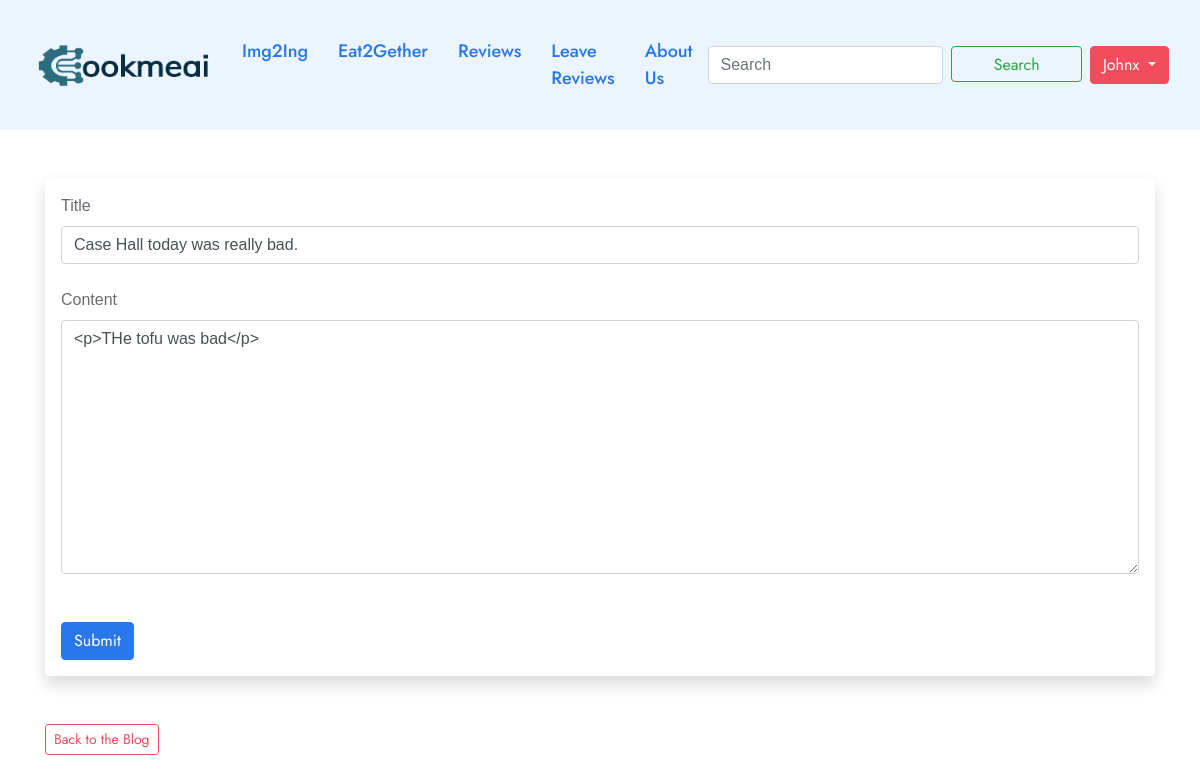
Page /posts/edit/12 (signed in) on the committed database.
### app.py (models this page shows, shortened)
class Users(db.Model, UserMixin):
    id = db.Column(db.Integer, primary_key=True)
    username = db.Column(db.String(20), nullable=False, unique=True)
    name = db.Column(db.String(200), nullable=False)
    email = db.Column(db.String(120), nullable=False, unique=True)
    about_author = db.Column(db.Text(500), nullable=True)
    profile_pic = db.Column(db.String(), nullable=True)
    date_added = db.Column(db.DateTime, default=datetime.utcnow)
    password_hash = db.Column(db.String(128))
    posts = db.relationship('Posts', backref='poster')
    @property
    def password(self):
        raise AttributeError('password is not a readable attribute!')

class Posts(db.Model):
    id = db.Column(db.Integer, primary_key=True)
    title = db.Column(db.String(255))
    content = db.Column(db.Text())
    date_posted = db.Column(db.DateTime, default=datetime.utcnow)
    slug = db.Column(db.String(255))
    poster_id = db.Column(db.Integer, db.ForeignKey('users.id'))

### app.py (the view, shortened to what this page needs)
@app.route('/posts/edit/<int:id>', methods=['GET', 'POST'])
@login_required
def edit_post(id):
    post = Posts.query.get_or_404(id)
    form = PostForm()
    if current_user.id == post.poster_id:
        form.title.data = post.title
        form.slug.data = post.slug
        form.content.data = post.content
        return render_template('edit_post.html', form=form)
    else:
        flash("You aren't authorized to edit the post")
        posts = Posts.query.order_by(Posts.date_posted)
        return render_template('posts.html', posts=posts)

### forms.py
class PostForm(FlaskForm):
    title = StringField('Title', validators=[DataRequired()])
    content = CKEditorField('Content', validators=[DataRequired()], widget=TextArea())
    slug = StringField("Slug", validators=[DataRequired()], default='')
    submit = SubmitField('Submit')

class SearchForm(FlaskForm):
    searched = StringField('Searched', validators=[DataRequired()])
    submit = SubmitField()

### app.py (called while the page is built)
@login_manager.user_loader
def load_user(user_id):
    return Users.query.get(int(user_id))

@app.context_processor
def base():
    form = SearchForm()
    return dict(form=form)

### templates/edit_post.html (shortened to what this page needs)
{% extends 'base.html' %}
{% block content %}
<br><br>
<div class="shadow p-3 mb-5 bg-body rounded">
    <form action="" method="POST">
        {{ form.title.label(class = 'form-label') }}
        {{ form.title(class='form-control') }}
        <br>
        {{ form.content.label(class = 'form-label') }}
        {{ form.content(class='form-control', rows = '10') }}
        <br>
        <br>
        {{ form.submit(class='btn btn-primary') }}
    </form>
</div>
<a href="{{ url_for('posts') }}" class="btn btn-outline-secondary btn-sm">Back to the Blog</a>
{% endblock %}

### templates/navbar.html (shortened to what this page needs)
<nav class="navbar navbar-expand-lg navbar-light bg-light">
    <div class="container-fluid">
        <a class="navbar-brand" href="{{ url_for('index') }}"><img src="{{ url_for('static', filename='images/logo/cookmeai.png') }}" style="width: 180px"></a>
        <div class="collapse navbar-collapse" id="navbarSupportedContent">
            <ul class="navbar-nav me-auto mb-2 mb-lg-0">
                <li class="nav-item">
                    <a class="nav-link active" aria-current="page" href="{{ url_for('img2ing') }}">Img2Ing</a>
                </li>
                <li class="nav-item">
                    <a class="nav-link active" aria-current="page" href="{{ url_for('eat2gether') }}">Eat2Gether</a>
                </li>
                <li class="nav-item">
                    <a class="nav-link active" aria-current="page" href="{{ url_for('posts') }}">Reviews</a>
                </li>
                <li class="nav-item">
                    <a class="nav-link active" aria-current="page" href="{{ url_for('add_post') }}">Leave Reviews</a>
                </li>
                <li class="nav-item">
                    <a class="nav-link active" aria-current="page" href="{{ url_for('aboutus') }}">About Us</a>
                </li>
            </ul>
            <form class="d-flex" method="POST" action="{{ url_for('search') }}">
                <input class="form-control me-2" type="search" placeholder="Search" aria-label="Search" name="searched">
                <button class="btn btn-outline-success" type="submit" style="height:36px;width:200px">Search</button>
            </form>
            <div class="dropdown">
                {% if current_user.is_authenticated %}
                <button class="btn btn-secondary dropdown-toggle" type="button" id="dropdownMenuButton1"
                    data-bs-toggle="dropdown" aria-expanded="false" style="margin-left:8px">
                    {{ current_user.username }}
                </button>
                {% endif %}
            </div>
        </div>
    </div>
</nav>

### rows in the picture
Users: username "Johnx"
Posts: title "Case Hall today was really bad.", content "<p>THe tofu was bad</p>"
